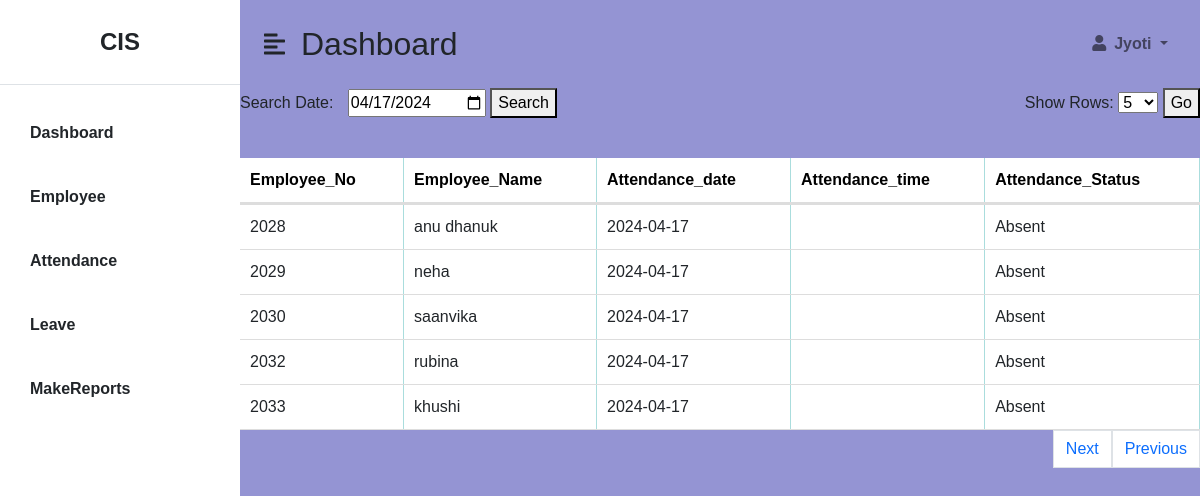
Screenshot of /admin/attendancelist.php with the database file from the repository.
### tables this page shows
CREATE TABLE `employee` (
  `employee_id` int(30) NOT NULL,
  `employee_no` int(30) NOT NULL,
  `fullname` varchar(30) NOT NULL,
  `department` varchar(30) NOT NULL,
  `username` varchar(30) NOT NULL,
  `password` varchar(30) NOT NULL,
  `email` varchar(30) NOT NULL
);

### admin/attendancelist.php (the view, shortened to what this page needs)
<?php
include("../include.php");
$conn = mysqli_connect('localhost', 'root', '', 'ams');
$today = date("Y-m-d");
$search_date = isset($_GET['search_date']) ? $_GET['search_date'] : $today;
$employeeQuery = "SELECT * FROM employee";
$employeeResult = mysqli_query($conn, $employeeQuery);
$employees = [];
if (mysqli_num_rows($employeeResult) > 0) {
    while ($row = mysqli_fetch_assoc($employeeResult)) {
        $employees[$row['employee_id']] = $row;
    }
}
$data = [];
foreach ($employees as $employee) {
    $employeeNo = $employee['employee_no'];
    $employeeName = $employee['fullname'];
    $attendanceFound = false;
    if (!$attendanceFound) {
        $attendance = [
            'employee_no' => $employeeNo,
            'fullname' => $employeeName,
            'attendance_date' => $search_date,
            'attendance_time' => '',
            'attendance_status' => 'Absent'
        ];
        $data[] = $attendance;
    }
}
$perPage = isset($_GET['records_per_page']) ? $_GET['records_per_page'] : 5;
$currentpage = isset($_GET['page']) ? $_GET['page'] : 1;
$start = ($currentpage - 1) * $perPage;
$data = array_slice($data, $start, $perPage);
?>
<!DOCTYPE html>
<html>
<head>
</head>
<body>
<div class="manage">
    <div class="controls">
        <div class="search-form">
            <form method="GET" action="">
                <label for="search_date">Search Date:</label>
                <input type="date" id="search_date" name="search_date" value="<?php echo $search_date; ?>">
                <button type="submit">Search</button>
            </form>
        </div>
  <div class="show-rows">
            <form method="GET" action="">
                <label for="records_per_page">Show Rows:</label>
                <select id="records_per_page" name="records_per_page">
                    <option value="5" <?php if ($perPage == 5) echo 'selected'; ?>>5</option>
                </select>
                <button type="submit">Go</button>
            </form>
        </div>
    </div>
    </div>
    <div class="table-container">
        <?php if (isset($error_message)): ?>
            <p class="error-message"><?php echo $error_message; ?></p>
        <?php else: ?>
            <table>
                <thead>
                <tr>
                    <th>Employee_No</th>
                    <th>Employee_Name</th>
                    <th>Attendance_date</th>
                    <th>Attendance_time</th>
                    <th>Attendance_Status</th>
                </tr>
                </thead>
                <tbody>
                <?php foreach ($data as $d): ?>
                    <tr>
                        <td><?php echo $d['employee_no']; ?></td>
                        <td><?php echo $d['fullname']; ?></td>
                        <td><?php echo $d['attendance_date']; ?></td>
                        <td><?php echo $d['attendance_time']; ?></td>
                        <td><?php echo $d['attendance_status']; ?></td>
                    </tr>
                <?php endforeach; ?>
                </tbody>
            </table>
        <?php endif; ?>
    </div>
<center>
<?php
 $currentpage = isset($_GET['page']) ? $_GET['page'] : 1;
     $totalRecords = 100;
    $perPage = 5;
    $totalPages = ceil($totalRecords / $perPage);
?>
<ul class="pagination justify-content-end">
    <?php
    if ($currentpage < $totalPages) {
        $nextPage = $currentpage + 1;
        echo '<a class="page-link bg-white" href="?page=' . $nextPage . '">Next</a>';
    } else {
        echo '<a class="page-link bg-white disabled">Next</a>';
    }
    if ($currentpage > 1) {
        $previousPage = $currentpage - 1;
        echo '<a class="page-link bg-white" href="?page=' . $previousPage . '">Previous</a>';
    } else {
        echo '<a class="page-link bg-white disabled">Previous</a>';
    }
?>
</ul></center>
</body>
</html>

### include.php (shortened to what this page needs)
<!DOCTYPE html>
<html lang="en">
<head>
    <link href="https://cdn.jsdelivr.net/npm/bootstrap@5.0.0-beta3/dist/css/bootstrap.min.css" rel="stylesheet" />
    <link rel="stylesheet" href="https://cdnjs.cloudflare.com/ajax/libs/font-awesome/5.15.3/css/all.min.css" />
    <link rel="stylesheet" href="dashboard.css" />
</head>
<body class="">
    <div class="d-flex" id="wrapper">
         <div class="bg-white" id="sidebar-wrapper">
            <div class="sidebar-heading text-center py-4 primary-text fs-4 fw-bold text-uppercase border-bottom"> CIS</div>
            <div class="list-group list-group-flush my-3">
                <a href="dashboard.php" class="list-group-item list-group-item-action bg-transparent second-text fw-bold">
                   Dashboard</a>
                <a href="employee.php" class="list-group-item list-group-item-action bg-transparent second-text fw-bold">Employee</a>
                <a href="attendancelist.php" class="list-group-item list-group-item-action bg-transparent second-text fw-bold">Attendance</a>
                <a href="viewleave.php" class="list-group-item list-group-item-action bg-transparent second-text fw-bold">Leave</a>
                <a href="generatereport.php" class="list-group-item list-group-item-action bg-transparent second-text fw-bold">MakeReports</a>
            </div>
        </div>
       <div id="page-content-wrapper">
            <nav class="navbar navbar-expand-lg navbar-light bg-transparent py-4 px-4">
                <div class="d-flex align-items-center">
                    <i class="fas fa-align-left primary-text fs-4 me-3" id="menu-toggle"></i>
                    <h2 class="fs-2 m-0">Dashboard</h2>
                </div>
                <div class="collapse navbar-collapse" id="navbarSupportedContent">
                    <ul class="navbar-nav ms-auto mb-2 mb-lg-0">
                        <li class="nav-item dropdown">
                            <a class="nav-link dropdown-toggle second-text fw-bold" href="#" id="navbarDropdown"
                                role="button" data-bs-toggle="dropdown" aria-expanded="false">
                                <i class="fas fa-user me-2"></i>Jyoti
                            </a>
                        </li>
                    </ul>
                </div>
            </nav>
</body>
</html>

### admin/dashboard.css (style rules this page uses)
:root { color: black; }
.primary-text { color: var(--main-text-color); }
.second-text { color: var(--second-text-color); }
#wrapper { overflow-x: hidden; background-image: linear-gradient( to right, #9494d3, #9494d3, #9494d3, #9494d3, #9494d3 ); }
#sidebar-wrapper { min-height: 100vh; margin-left: -15rem; -webkit-transition: margin 0.25s ease-out; -moz-transition: margin 0.25s ease-out; -o-transition: margin 0.25s ease-out; transition: margin 0.25s ease-out; }
#sidebar-wrapper .sidebar-heading { padding: 0.875rem 1.25rem; font-size: 1.2rem; }
#sidebar-wrapper .list-group { width: 15rem; }
#page-content-wrapper { min-width: 100vw; }
#menu-toggle { cursor: pointer; }
.list-group-item { border: none; padding: 20px 30px; }
@media (min-width: 768px) { #sidebar-wrapper { margin-left: 0; } }
@media (min-width: 768px) { #page-content-wrapper { min-width: 0; width: 100%; } }

### include.php (style rules this page uses)
body { font-family: Arial, sans-serif; }

### admin/attendancelist.php (style rules this page uses)
body { margin: 0; padding: 0; font-family: Arial, sans-serif; }
table { background-color: white; width: 100%; border-collapse: collapse; margin-top: 40px; }
th { padding: 8px; text-align: left; border-bottom: 3px solid #ddd; border-right: 1px solid #add; }
td { padding: 8px; text-align: left; border-bottom: 1px solid #ddd; border-right: 1px solid #add; }
th { background-color: white; color: black; }
.controls { display: flex; justify-content: space-between; align-items: center; margin-bottom: 10px; }
.search-form { display: flex; align-items: center; }
.search-form label { margin-right: 10px; }
.table-container { margin-top: 20px; }
.table-container table { width: 100%; border-collapse: collapse; }
.table-container th, .table-container td { padding: 10px; text-align: left; }

### rows the page displays
employee: employee_no "2028", fullname "anu dhanuk", attendance_date "2024-04-17", attendance_status "Absent"
employee: employee_no "2029", fullname "neha", attendance_date "2024-04-17", attendance_status "Absent"
employee: employee_no "2030", fullname "saanvika", attendance_date "2024-04-17", attendance_status "Absent"
employee: employee_no "2032", fullname "rubina", attendance_date "2024-04-17", attendance_status "Absent"
employee: employee_no "2033", fullname "khushi", attendance_date "2024-04-17", attendance_status "Absent"
